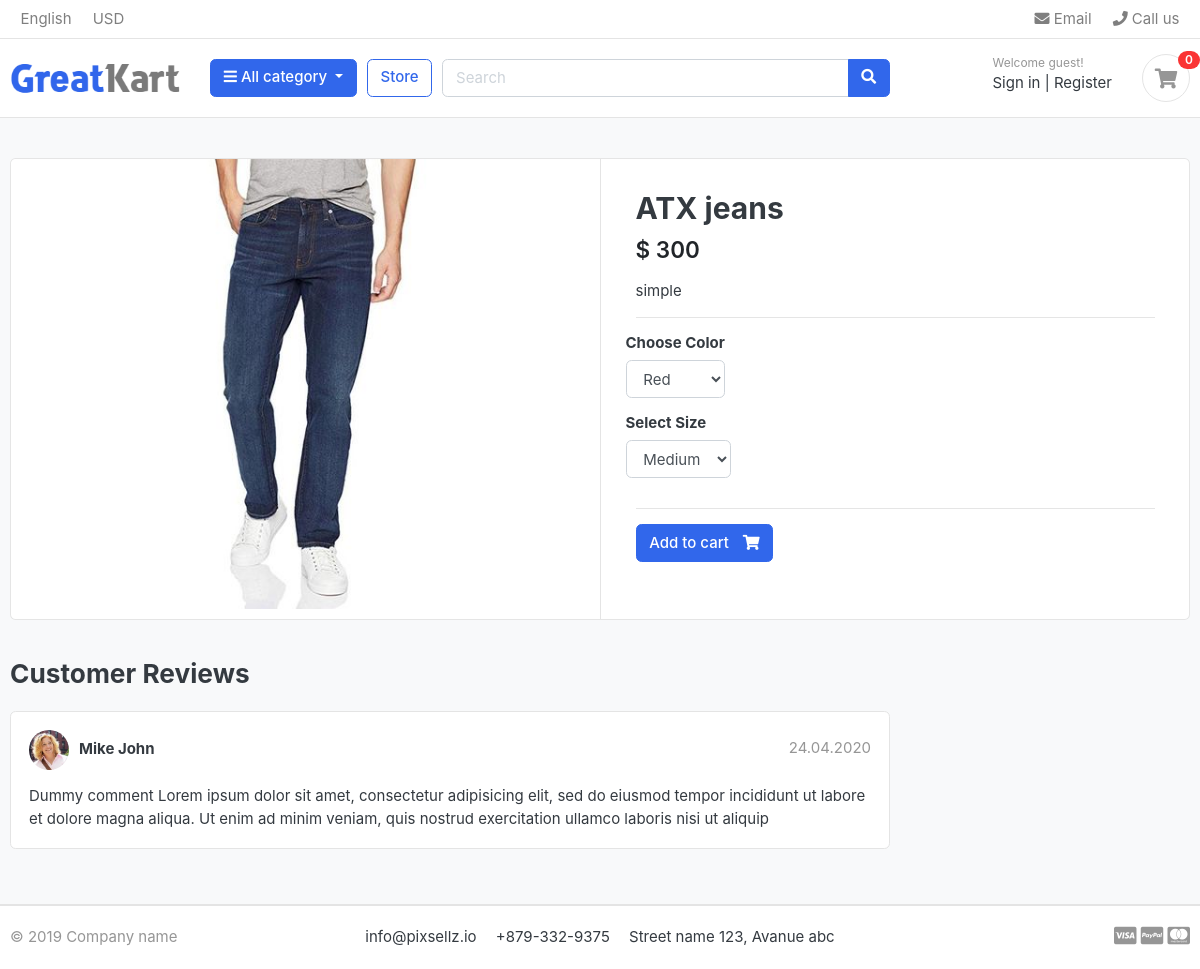
/store/category/jeans/atx-jeans/, run on the app's committed database.
### store/models.py (models this page shows, shortened)
class Product(models.Model):
    name=models.CharField(max_length=10)
    slug=models.SlugField(max_length=10)
    description=models.TextField(max_length=10,blank=True)
    price=models.IntegerField()
    image=models.ImageField(upload_to='photos/products')
    stock=models.IntegerField()
    is_available=models.BooleanField(default=True)
    category=models.ForeignKey(Category,on_delete=models.CASCADE)
    created_date= models.DateTimeField(auto_now_add=True)
    modified_date=models.DateTimeField(auto_now=True)

### store/views.py (the view)
# urls.py: path("category/<slug:category_slug>/<slug:product_slug>/",product_detail ,name="product_detail"),
def product_detail(request,category_slug,product_slug):
    try:
        single_product=Product.objects.get(category__slug=category_slug,slug=product_slug)
        in_cart= CartItem.objects.filter(cart__cart_id=_cart_id(request),product=single_product).exists()
    except Exception as e:
        raise e
    context={
        'single_product':single_product,
        'in_cart':in_cart
    }
    return render(request,"store/product_detail.html",context)

### carts/context_proceesor.py (called while the page is built)
def counter(request):
    cart_count=0
    if 'admin' in request.path:
        return {}
    else:
        try:
            cart =Cart.objects.filter(cart_id=_cart_id(request))
            cart_items =CartItem.objects.all().filter(cart=cart[:1])
            for cart_item in cart_items:
                cart_count+=cart_item.quantity
        except Cart.DoesNotExist:
            cart_count=0
    return dict(cart_count=cart_count)

### carts/views.py (called while the page is built)
def _cart_id(request):
    cart = request.session.session_key
    if not cart:
        cart = request.session.create()
    return cart

### category/context_processore.py (called while the page is built)
def manu_list(request):
    links=Category.objects.all()
    print("--", dict(link=links))
    return dict(link=links)

### category/models.py (called while the page is built)
    def get_url(self):
            return reverse('products_by_category',args=[self.slug])

    def __str__(self):
        return self.category_name

### store/templates/store/product_detail.html (shortened to what this page needs)
{%extends 'base.html'%}
{% load static%}
{%block content%}
<section class="section-content padding-y bg">
<div class="container">
<div class="card">
	<div class="row no-gutters">
		<aside class="col-md-6">
<article class="gallery-wrap">
	<div class="img-big-wrap">
	   <a href="#"><img src="{{single_product.image.url}}"></a>
	</div>
</article>
		</aside>
	<main class="col-md-6 border-left">
		<form action="{%url 'add_cart' single_product.id %}" method="GET">
				<article class="content-body">
				<h2 class="title">{{single_product.name}}</h2>
				<div class="mb-3">
					<var class="price h4">$ {{single_product.price}}</var>
				</div>
				<p>{{single_product.description}}</p>
				<hr>
					<div class="row">
						<div class="item-option-select">
							<h6>Choose Color</h6>
							   <select name="color" class="form-control">
							     <option value="red">Red</option>
								</select>
						</div>
					</div>
					<div class="row">
						<div class="item-option-select">
							<h6>Select Size</h6>
							<select name="size" class="form-control">
								<option value="Medium">Medium</option>
							</select>
						</div>
					</div>
					<hr>
					<article> {%if single_product.stock <= 0%}
					<h5 style ='color:red ;'>Out Of Stock</h5>
					{%else %}
					{% if in_cart %}
						<a href="#" class="btn  btn-success"> <span class="text">Added to cart</span> <i class="fas fa-check"></i>  </a>
						<a href="{%url 'cart'%}" class="btn  btn-outline-primary"> <span class="text">View cart</span> <i class="fas fa-eye"></i>  </a>
					{%else %}
						<button type="submit"  class="btn  btn-primary"> <span class="text">Add to cart</span> <i class="fas fa-shopping-cart"></i>  </button>
						{%endif%}
					{%endif%}
				</article>
			</form>
		</main>
	</div>
</div>
<br>
<div class="row">
			<div class="col-md-9">
	<header class="section-heading">
		<h3>Customer Reviews </h3>
	</header>
	<article class="box mb-3">
		<div class="icontext w-100">
			<img src="{%static './images/avatars/avatar1.jpg'%}" class="img-xs icon rounded-circle">
			<div class="text">
				<span class="date text-muted float-md-right">24.04.2020 </span>
				<h6 class="mb-1">Mike John </h6>
			</div>
		</div>
		<div class="mt-3">
			<p>
				Dummy comment Lorem ipsum dolor sit amet, consectetur adipisicing elit, sed do eiusmod
				tempor incididunt ut labore et dolore magna aliqua. Ut enim ad minim veniam,
				quis nostrud exercitation ullamco laboris nisi ut aliquip
			</p>
		</div>
	</article>
	</div>
</div>
</div>
</section>
{%endblock%}

### static/css/ui.css (style rules this page uses)
html { font-family: "Inter", sans-serif; font-size: 15px; }
.content-body { flex: 1 1 auto; padding: 2rem 2.3rem; }
.img-xs, .img-sm, .img-md, .img-lg { -o-object-fit: cover; object-fit: cover; flex-shrink: 0; flex-grow: 0; }
.img-xs { width: 40px; height: 40px; }
.padding-y { padding-top: 40px; padding-bottom: 40px; }
var { font-style: normal; }
article:after, .form-group:after { display: block; clear: both; content: ""; }
.bg { background-color: #f8f9fa; }
.section-heading { margin-bottom: 20px; margin-top: 15px; }
p:last-child { margin-bottom: 0; }
.btn .text + i { margin-left: 10px; }
.icontext { display: inline-flex; align-items: center; vertical-align: middle; }
.icontext .text { width: 100%; line-height: 1.2; }
.icontext .icon { position: relative; margin-right: 10px; flex-shrink: 0; flex-grow: 0; }
.price { font-weight: 600; color: #212529; }
.box { padding: 18px; background: #fff; border-radius: 0.37rem; border: 1px solid #e4e4e4; }
.box img { max-width: 100%; }
.gallery-wrap .img-big-wrap { margin-bottom: 10px; border-radius: 0.37rem; overflow: hidden; background-color: #fff; }
.gallery-wrap .img-big-wrap a { text-align: center; display: block; }
.gallery-wrap .img-big-wrap img { height: 450px; width: auto; display: inline-block; }
.item-option-select { margin-bottom: 1rem; display: inline-block; margin-right: 15px; }

### data on the page
Product: image (picture), name "ATX jeans", price "300", description "simple"

### other printed values
{{ cart_count }} "0"
